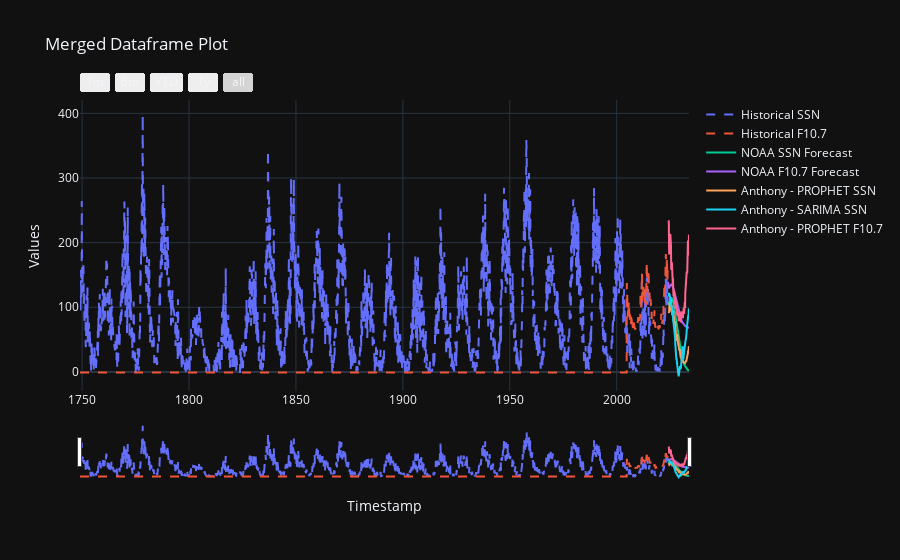

Here is the notebook cell this chart was saved with:
### Markdown cell above
# Smoothering data to have a clearer view of the forecast trends

### Code cell
import plotly.graph_objects as go


#smoothering data to show trend and closeness to the NOAA's predictions, can be deactivated/commented to see real data

window_size = 5
merged_df['prophet_f10_7'] = merged_df['prophet_f10_7'].rolling(window=window_size).mean()
merged_df['prophet_ssn'] = merged_df['prophet_ssn'].rolling(window=window_size).mean()
merged_df['sarima_ssn'] = merged_df['sarima_ssn'].rolling(window=window_size).mean()

# Plotting the historical data
fig = go.Figure()

fig.add_trace(go.Scatter(x=historical_data['time_tag'], y=historical_data['ssn'], mode='lines', name='Historical SSN', line=dict(dash='dash')))
fig.add_trace(go.Scatter(x=historical_data['time_tag'], y=historical_data['f10.7'], mode='lines', name='Historical F10.7', line=dict(dash='dash')))

# Plotting the smoothed forecasted data
fig.add_trace(go.Scatter(x=merged_df['ds'], y=merged_df['noaa_ssn'], mode='lines', name='NOAA SSN Forecast'))
fig.add_trace(go.Scatter(x=merged_df['ds'], y=merged_df['noaa_f10_7'], mode='lines', name='NOAA F10.7 Forecast'))
fig.add_trace(go.Scatter(x=merged_df['ds'], y=merged_df['prophet_ssn'], mode='lines', name='Anthony - PROPHET SSN'))
fig.add_trace(go.Scatter(x=merged_df['ds'], y=merged_df['sarima_ssn'], mode='lines', name='Anthony - SARIMA SSN'))
fig.add_trace(go.Scatter(x=merged_df['ds'], y=merged_df['prophet_f10_7'], mode='lines', name='Anthony - PROPHET F10.7'))

# Adding layout 
fig.update_layout(
    xaxis=dict(title='Timestamp', rangeselector=dict(buttons=list([dict(count=1, label='1m', step='month', stepmode='backward'),
                                                                   dict(count=6, label='6m', step='month', stepmode='backward'),
                                                                   dict(count=1, label='YTD', step='year', stepmode='todate'),
                                                                   dict(count=1, label='1y', step='year', stepmode='backward'),
                                                                   dict(step='all')])),
                 rangeslider=dict(visible=True)),
    yaxis=dict(title='Values'),
    title='Merged Dataframe Plot',
    showlegend=True,
    template='plotly_dark'
)

# Show the plot
fig.show()
